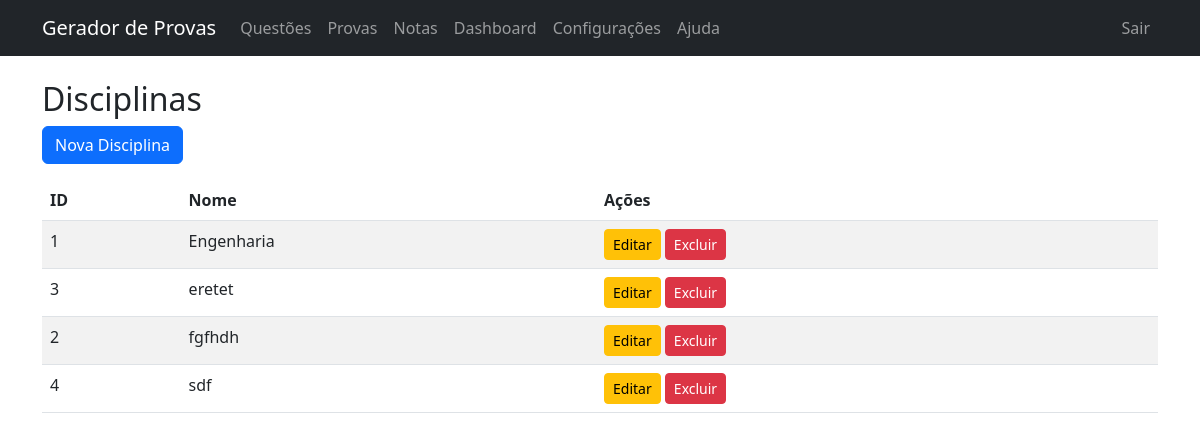
Before: /courses/ (signed in) with the older database file.
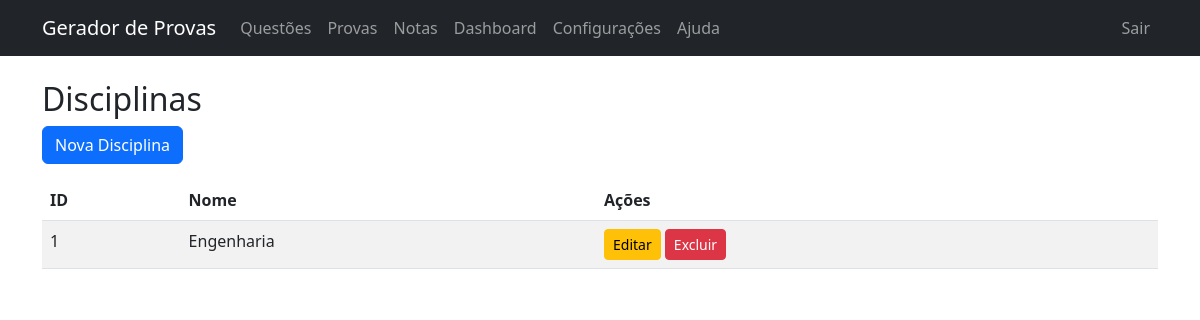
After: the same page with the newer database file.
### models.py (models this page shows, shortened)
class Course(db.Model):
    id = db.Column(db.Integer, primary_key=True)
    name = db.Column(db.String(100), nullable=False, unique=True)

### routes/courses.py (the view)
@bp.route('/')
@login_required
def list_courses():
    courses = Course.query.order_by(Course.name).all()
    return render_template('courses/list.html', courses=courses)

### routes/auth.py (called while the page is built)
def login_required(f):
    @wraps(f)
    def decorated_function(*args, **kwargs):
        if not session.get('logged_in'):
            return redirect(url_for('auth.login', next=request.url))
        return f(*args, **kwargs)
    return decorated_function

### templates/courses/list.html (shortened to what this page needs)
{% extends 'base.html' %}
{% block content %}
<h2>Disciplinas</h2>
<button type="button" class="btn btn-primary mb-3" data-bs-toggle="modal" data-bs-target="#createCourseModal">
    Nova Disciplina
</button>
<table class="table table-striped">
    <thead>
        <tr>
            <th>ID</th>
            <th>Nome</th>
            <th>Ações</th>
        </tr>
    </thead>
    <tbody>
        {% for course in courses %}
        <tr>
            <td>{{ course.id }}</td>
            <td>{{ course.name }}</td>
            <td>
                <button type="button" class="btn btn-sm btn-warning" data-id="{{ course.id }}"
                    data-name="{{ course.name }}" onclick="editCourse(this.dataset.id, this.dataset.name)">
                    Editar
                </button>
                <form action="{{ url_for('courses.delete_course', id=course.id) }}" method="POST"
                    style="display:inline;">
                    <button type="submit" class="btn btn-sm btn-danger"
                        onclick="return confirm('Tem certeza? Isso não apagará provas, mas impedirá a exclusão se houver provas vinculadas.')">Excluir</button>
                </form>
            </td>
        </tr>
        {% endfor %}
    </tbody>
</table>
{% endblock %}

### templates/base.html (shortened to what this page needs)
<!DOCTYPE html>
<html lang="pt-br">
<head>
    <link href="https://cdn.jsdelivr.net/npm/bootstrap@5.3.0/dist/css/bootstrap.min.css" rel="stylesheet">
</head>
<body>
    <nav class="navbar navbar-expand-lg navbar-dark bg-dark mb-4">
        <div class="container">
            <a class="navbar-brand" href="/">Gerador de Provas</a>
            {% if session.get('logged_in') %}
            <div class="collapse navbar-collapse" id="navbarNav">
                <ul class="navbar-nav me-auto">
                    <li class="nav-item"><a class="nav-link" href="/questions">Questões</a></li>
                    <li class="nav-item"><a class="nav-link" href="/exams">Provas</a></li>
                    <li class="nav-item">
                        <a class="nav-link" href="{{ url_for('grades.list_grades') }}">Notas</a>
                    </li>
                    <li class="nav-item">
                        <a class="nav-link" href="{{ url_for('dashboard.index') }}">Dashboard</a>
                    </li>
                    <li class="nav-item">
                        <a class="nav-link" href="{{ url_for('settings.index') }}">Configurações</a>
                    </li>
                    <li class="nav-item">
                        <a class="nav-link" href="{{ url_for('help.index') }}">Ajuda</a>
                    </li>
                </ul>
                <ul class="navbar-nav">
                    <li class="nav-item">
                        <a class="nav-link" href="{{ url_for('auth.logout') }}">Sair</a>
                    </li>
                </ul>
            </div>
            {% endif %}
        </div>
    </nav>
    <div class="container">
        {% block content %}{% endblock %}
    </div>
</body>
</html>

Changed rows visible on the page:
removed Course: id "3", name "eretet"
removed Course: id "2", name "fgfhdh"
removed Course: id "4", name "sdf"
